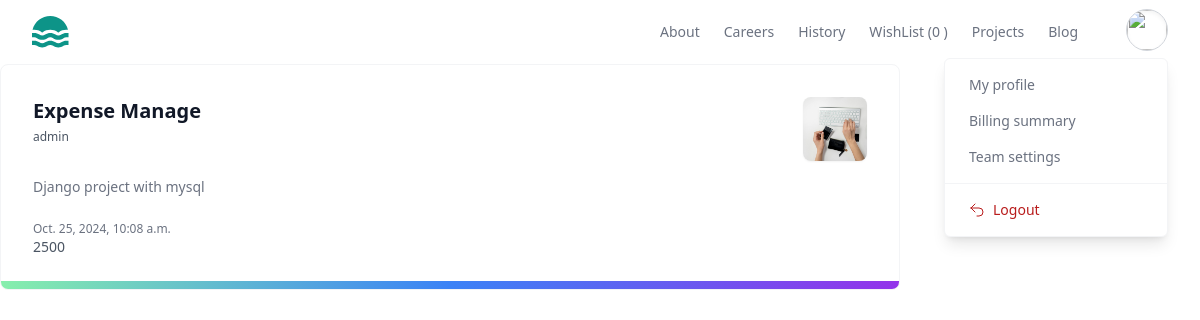
The app's page /project/16/detail/ with its own data.
### store/models.py (models this page shows, shortened)
class BaseModel(models.Model):
    created_date=models.DateTimeField(auto_now_add=True)
    updated_date=models.DateTimeField(auto_now=True)
    is_active=models.BooleanField(default=True)

class Project(BaseModel):
    title=models.CharField(max_length=200)
    description=models.TextField()
    preview_image=models.ImageField(upload_to="previewimages",null=True,blank=True)
    price=models.PositiveIntegerField()
    developer=models.ForeignKey(User,on_delete=models.CASCADE)
    files=models.FileField(upload_to="projects",null=True,blank=True)
    tag_objects=models.ManyToManyField(Tag,null=True)
    thumbnail=EmbedVideoField()

class BaseModel(models.Model):
    created_date=models.DateTimeField(auto_now_add=True)
    updated_date=models.DateTimeField(auto_now=True)
    is_active=models.BooleanField(default=True)

### store/views.py (the view)
# urls.py: path('project/<int:pk>/detail/',views.ProjectDetailView.as_view(),name="project-detail"),
class ProjectDetailView(View):
    template_name="project-detail.html"
    def get(self,request,*args,**kwargs):
        id=kwargs.get("pk")
        qs=Project.objects.get(id=id)
        return render(request,self.template_name,{"data":qs})

### store/context_processors.py (called while the page is built)
def wishlist_items_count(request):
    count=0
    if request.user.is_authenticated:
        count=request.user.basket.basket_item.filter(is_order_placed=False).count()
    return {"cartitems_count":count}

### store/templates/project-detail.html (shortened to what this page needs)
{%extends 'base.html' %}
{% load embed_video_tags %}
{%block main_block%}
<div class="w-3/4">
    <a
  href="#"
  class="relative block overflow-hidden rounded-lg border border-gray-100 p-4 sm:p-6 lg:p-8"
>
  <span
    class="absolute inset-x-0 bottom-0 h-2 bg-gradient-to-r from-green-300 via-blue-500 to-purple-600"
  ></span>
  <div class="sm:flex sm:justify-between sm:gap-4">
    <div>
      <h3 class="text-lg font-bold text-gray-900 sm:text-xl">
        {{data.title}}
      </h3>
      <p class="mt-1 text-xs font-medium text-gray-600">{{data.developer}}</p>
    </div>
    <div class="hidden sm:block sm:shrink-0">
      <img
        alt=""
        src="{{data.preview_image.url}}"
        class="size-16 rounded-lg object-cover shadow-sm"
      />
    </div>
  </div>
  <div class="mt-4">
    <p class="text-pretty text-sm text-gray-500">
      {{data.description}}
    </p>
  </div>
  <dl class="mt-6 flex gap-4 sm:gap-6">
    <div class="flex flex-col-reverse">
      <dt class="text-sm font-medium text-gray-600">{{data.price}}</dt>
      <dd class="text-xs text-gray-500">{{data.created_date}}</dd>
    </div>
    <div class="hidden sm:block sm:basis-56">
    </div>
  </dl>
</a>
</div>
{%endblock%}

### records on screen
Project: title "Expense Manage", developer "admin", preview_image (picture), description "Django project with mysql", price "2500"
BaseModel: created_date "Oct. 25, 2024, 10:08 a.m."

### other values on screen
{{ cartitems_count }} "0"
